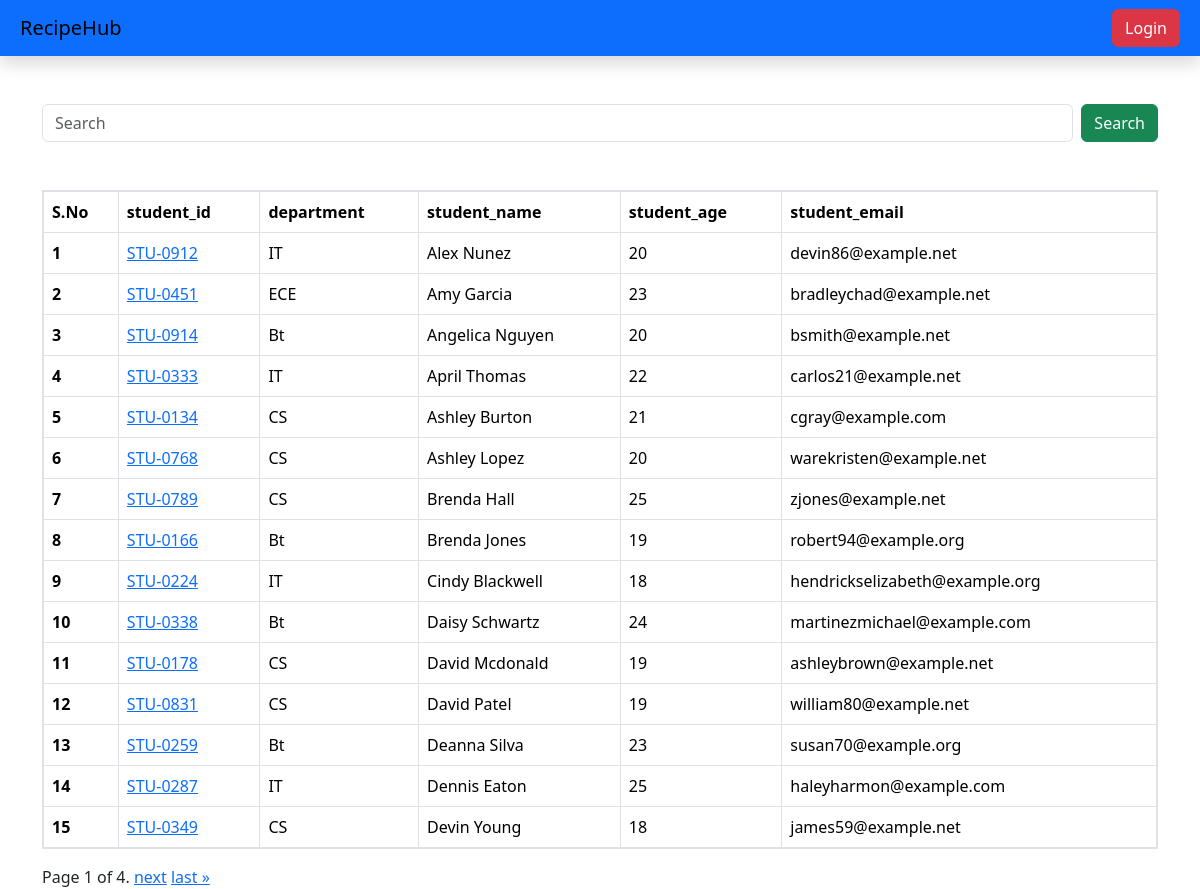
/students/, run on an earlier commit of the app's database.
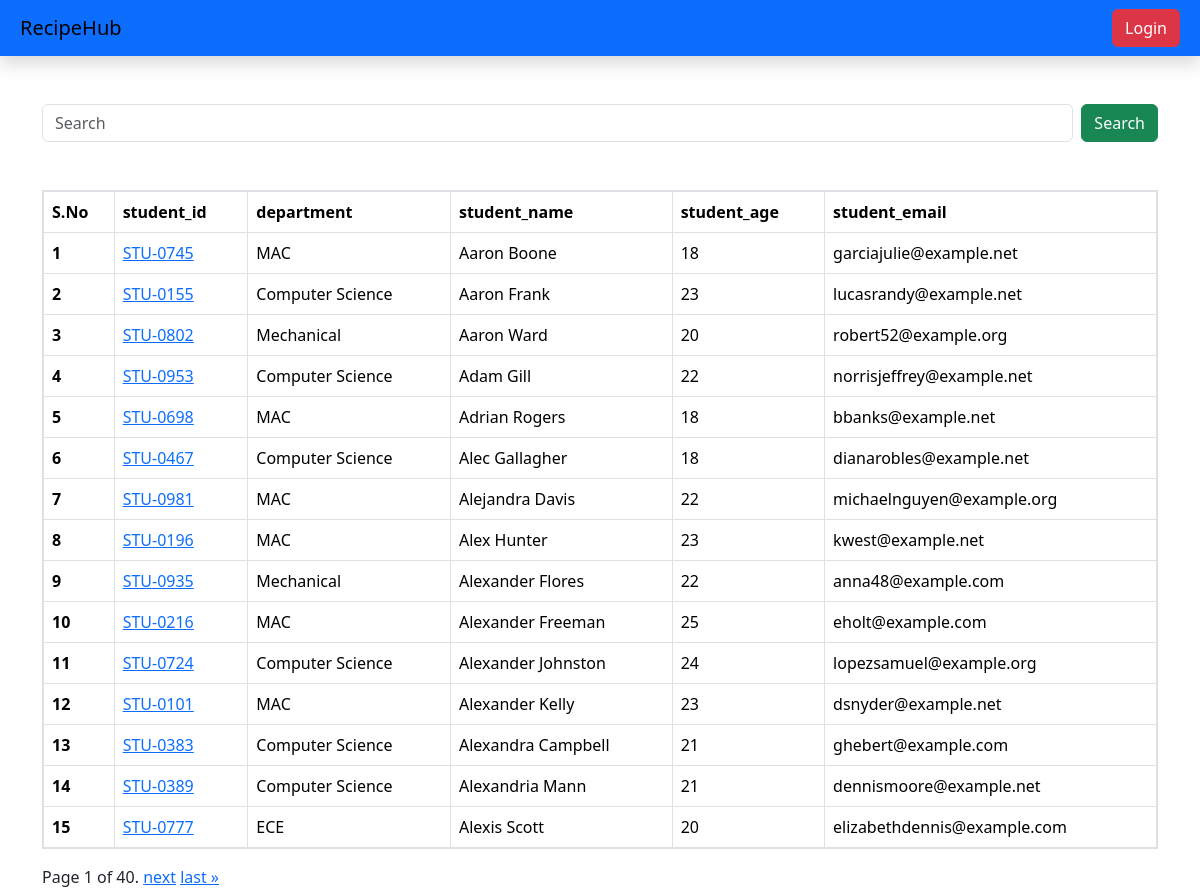
And on a later commit of the database.
### vege/models.py (models this page shows, shortened)
class Student(models.Model):
    department=models.ForeignKey(Department,related_name="depart",on_delete=models.CASCADE)
    student_id=models.OneToOneField(StudentID,related_name="studentid",on_delete=models.CASCADE)
    student_name=models.CharField(max_length=100)
    student_email=models.EmailField(unique=True)
    student_age=models.IntegerField(default=18)
    student_address=models.TextField()
    is_deleted=models.BooleanField(default=False)
    objects=StudentManager()
    admin_objects=models.Manager()
    class Meta:
        ordering=['student_name']
        verbose_name=["student"]

class StudentID(models.Model):
    student_id=models.CharField(max_length=100)
    def __str__(self) -> str:
        return  self.student_id

class Department(models.Model):
    department=models.CharField(max_length=100)
    class Meta:
        ordering=['department']

### vege/views.py (the view, shortened to what this page needs)
# urls.py: path('students/',get_students,name='get_students'),
def get_students(request):
    queryset=Student.objects.all()
    paginator = Paginator(queryset, 15)
    page_number = request.GET.get("page",1)
    page_obj = paginator.get_page(page_number)
    return render(request,'report/students.html',{'queryset':page_obj})

### vege/models.py (called while the page is built)
    def get_queryset(self):
        return super().get_queryset().filter(is_deleted=False)

### vege/templates/report/students.html (shortened to what this page needs)
{% extends 'base.html' %}
{%block start%}
<div class="container">
    <form class="d-flex my-5" role="search">
        <input class="form-control me-2"  name="search" type="search" placeholder="Search">
        <button class="btn btn-success" type="submit">Search</button>
    </form>
    <table class="table table-bordered">
        <thead>
          <tr>
            <th scope="col">S.No</th>
            <th scope="col">student_id</th>
            <th scope="col">department</th>
            <th scope="col">student_name</th>
            <th scope="col">student_age</th>
            <th scope="col">student_email</th>
          </tr>
        </thead>
        <tbody>
            {% for student in queryset %}
          <tr>
            <th scope="row">{{forloop.counter}}</th>
            <td>
                <a href="{% url 'see_marks' student.student_id %}">
                    {{student.student_id}}
                </a>
            </td>
            <td>{{student.department.department}}</td>
            <td>{{student.student_name}}</td>
            <td>{{student.student_age}}</td>
            <td>{{student.student_email}}</td>
          </tr>
            {% endfor %}
        </tbody>
      </table>
      <div class="pagination">
        <span class="step-links">
            <span class="current">
                Page {{ queryset.number }} of {{ queryset.paginator.num_pages }}.
            </span>
            {% if queryset.has_next %}
                <a href="?page={{ queryset.next_page_number }}">next</a>
                <a href="?page={{ queryset.paginator.num_pages }}">last &raquo;</a>
            {% endif %}
        </span>
    </div>
</div>
{% endblock %}

What changed in the data, as far as the page shows it:
no longer on this page (row edited): Student: student_id "STU-0912", department.department "IT", student_name "Alex Nunez", student_age "20", student_email "devin86@example.net"
no longer on this page (row edited): Student: student_id "STU-0451", department.department "ECE", student_name "Amy Garcia", student_age "23", student_email "bradleychad@example.net"
no longer on this page (row edited): Student: student_id "STU-0914", department.department "Bt", student_name "Angelica Nguyen", student_age "20", student_email "bsmith@example.net"
no longer on this page (row edited): Student: student_id "STU-0333", department.department "IT", student_name "April Thomas", student_age "22", student_email "carlos21@example.net"
no longer on this page (row edited): Student: student_id "STU-0134", department.department "CS", student_name "Ashley Burton", student_age "21", student_email "cgray@example.com"
no longer on this page (row edited): Student: student_id "STU-0768", department.department "CS", student_name "Ashley Lopez", student_age "20", student_email "warekristen@example.net"
no longer on this page (row edited): Student: student_id "STU-0789", department.department "CS", student_name "Brenda Hall", student_age "25", student_email "zjones@example.net"
no longer on this page (row edited): Student: student_id "STU-0166", department.department "Bt", student_name "Brenda Jones", student_age "19", student_email "robert94@example.org"
no longer on this page (row edited): Student: student_id "STU-0224", department.department "IT", student_name "Cindy Blackwell", student_age "18", student_email "hendrickselizabeth@example.org"
no longer on this page (row edited): Student: student_id "STU-0338", department.department "Bt", student_name "Daisy Schwartz", student_age "24", student_email "martinezmichael@example.com"
no longer on this page (row edited): Student: student_id "STU-0178", department.department "CS", student_name "David Mcdonald", student_age "19", student_email "ashleybrown@example.net"
no longer on this page (row edited): Student: student_id "STU-0831", department.department "CS", student_name "David Patel", student_age "19", student_email "william80@example.net"
no longer on this page (row edited): Student: student_id "STU-0259", department.department "Bt", student_name "Deanna Silva", student_age "23", student_email "susan70@example.org"
no longer on this page (row edited): Student: student_id "STU-0287", department.department "IT", student_name "Dennis Eaton", student_age "25", student_email "haleyharmon@example.com"
no longer on this page (row edited): Student: student_id "STU-0349", department.department "CS", student_name "Devin Young", student_age "18", student_email "james59@example.net"
added Student: student_id "STU-0745", department.department "MAC", student_name "Aaron Boone", student_age "18", student_email "garciajulie@example.net"
added Student: student_id "STU-0155", department.department "Computer Science", student_name "Aaron Frank", student_age "23", student_email "lucasrandy@example.net"
added Student: student_id "STU-0802", department.department "Mechanical", student_name "Aaron Ward", student_age "20", student_email "robert52@example.org"
added Student: student_id "STU-0953", department.department "Computer Science", student_name "Adam Gill", student_age "22", student_email "norrisjeffrey@example.net"
added Student: student_id "STU-0698", department.department "MAC", student_name "Adrian Rogers", student_age "18", student_email "bbanks@example.net"
added Student: student_id "STU-0467", department.department "Computer Science", student_name "Alec Gallagher", student_age "18", student_email "dianarobles@example.net"
added Student: student_id "STU-0981", department.department "MAC", student_name "Alejandra Davis", student_age "22", student_email "michaelnguyen@example.org"
added Student: student_id "STU-0196", department.department "MAC", student_name "Alex Hunter", student_age "23", student_email "kwest@example.net"
added Student: student_id "STU-0935", department.department "Mechanical", student_name "Alexander Flores", student_age "22", student_email "anna48@example.com"
added Student: student_id "STU-0216", department.department "MAC", student_name "Alexander Freeman", student_age "25", student_email "eholt@example.com"
added Student: student_id "STU-0724", department.department "Computer Science", student_name "Alexander Johnston", student_age "24", student_email "lopezsamuel@example.org"
added Student: student_id "STU-0101", department.department "MAC", student_name "Alexander Kelly", student_age "23", student_email "dsnyder@example.net"
added Student: student_id "STU-0383", department.department "Computer Science", student_name "Alexandra Campbell", student_age "21", student_email "ghebert@example.com"
added Student: student_id "STU-0389", department.department "Computer Science", student_name "Alexandria Mann", student_age "21", student_email "dennismoore@example.net"
added Student: student_id "STU-0777", department.department "ECE", student_name "Alexis Scott", student_age "20", student_email "elizabethdennis@example.com"
Also different on the page:
{{ queryset.paginator.num_pages }}: "4" → "40"
